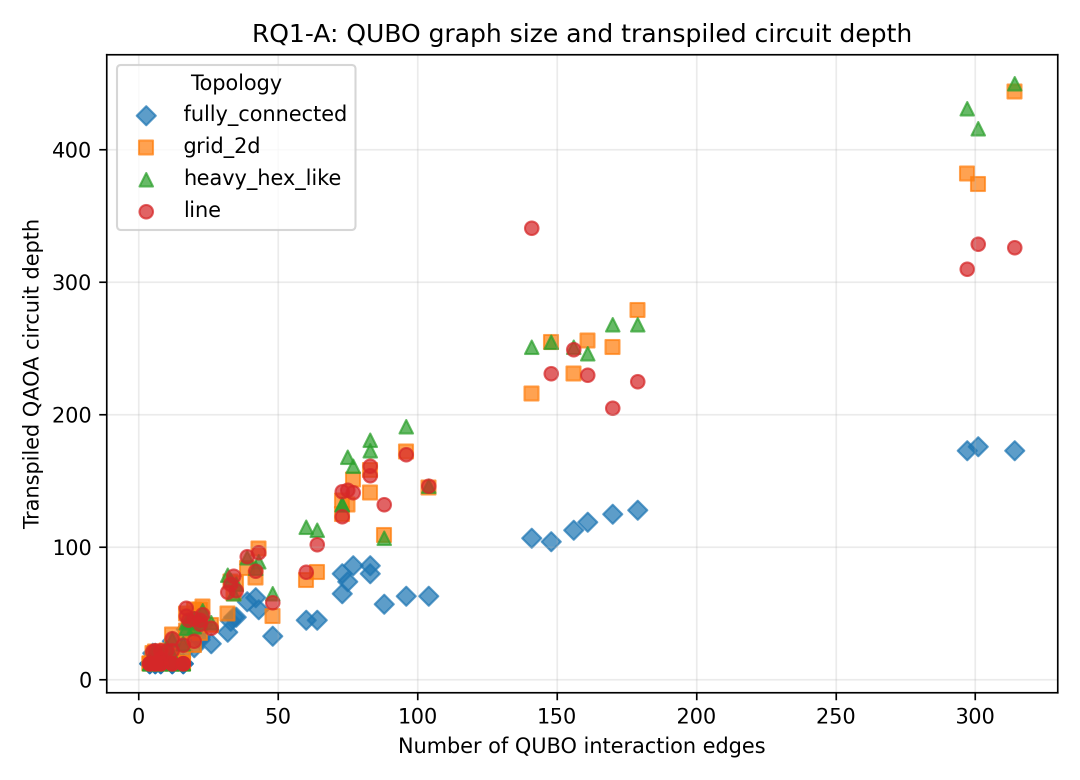
#> input picture results/rq1_extended/fig_rq1a_edges_vs_transpiled_depth.png, 2160 x 1560 px (shown at 1/2 size)
$ python make_rq1_composite_figure.py
#> lines starting #> are read from the running program, lines starting #| are printed output that depends on the picture
from pathlib import Path
from PIL import Image

ROOT = Path(__file__).resolve().parents[1]

img1_path = ROOT / "results" / "rq1_extended" / "fig_rq1a_edges_vs_transpiled_depth.png"
img2_path = ROOT / "results" / "rq1_extended" / "fig_rq1b_topology_distance_vs_swap_count.png"
out_path = ROOT / "figures" / "fig_rq1_graph_topology_complexity.png"

out_path.parent.mkdir(parents=True, exist_ok=True)

img1 = Image.open(img1_path).convert("RGB")
img2 = Image.open(img2_path).convert("RGB")
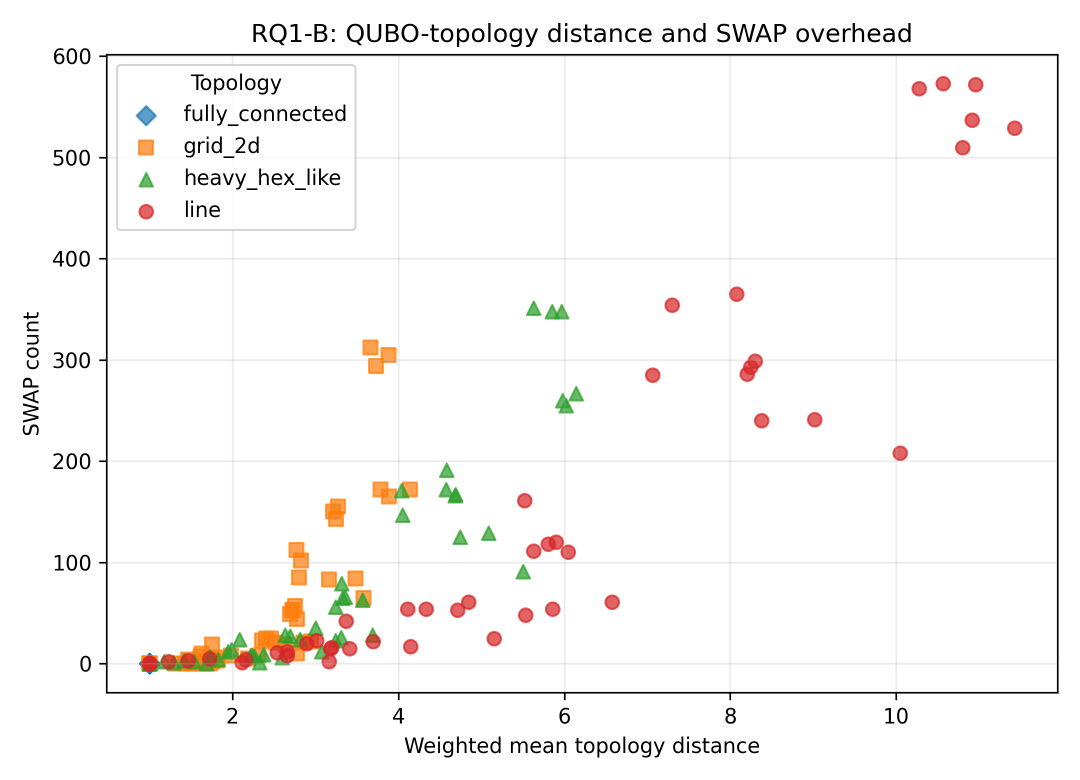
#> input picture results/rq1_extended/fig_rq1b_topology_distance_vs_swap_count.png, 2160 x 1560 px (shown at 1/2 size)

target_h = max(img1.height, img2.height)
#> target_h = 1560

def resize_to_height(img, target_h):
#> called with target_h = 1560
    new_w = int(img.width * target_h / img.height)
#> new_w = 2160
    return img.resize((new_w, target_h), Image.LANCZOS)

img1 = resize_to_height(img1, target_h)
img2 = resize_to_height(img2, target_h)

gap = 30
pad = 20

canvas_w = img1.width + img2.width + gap + 2 * pad
#> canvas_w = 4390
canvas_h = target_h + 2 * pad
#> canvas_h = 1600

canvas = Image.new("RGB", (canvas_w, canvas_h), "white")
#> canvas: PIL image 4390x1600 RGB; every value is 255
canvas.paste(img1, (pad, pad))
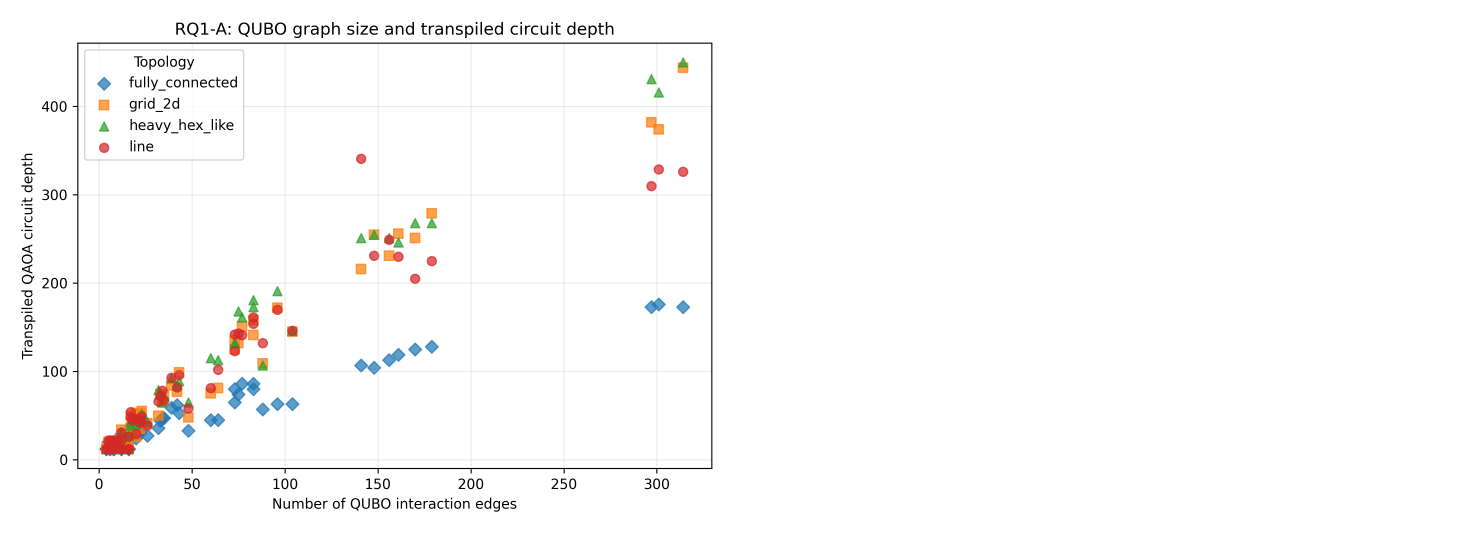
#> canvas: PIL image 4390x1600 RGB (shown at 1/3 size); mean R, G, B 251.4, 250.9, 250.6
canvas.paste(img2, (pad + img1.width + gap, pad))
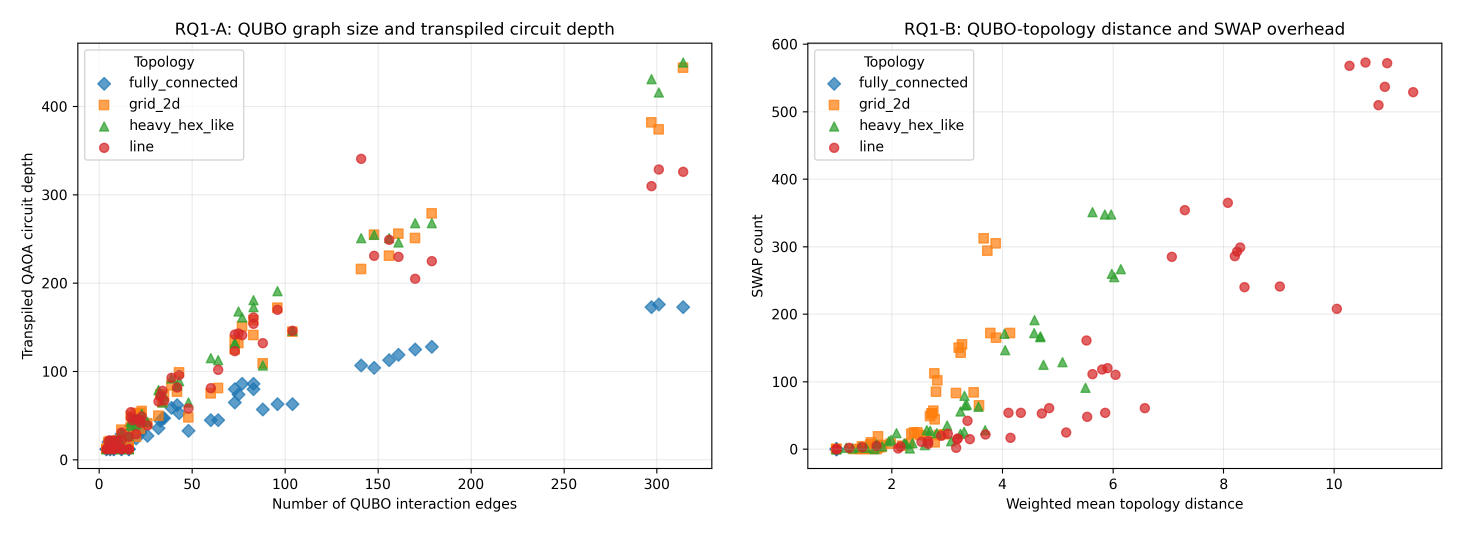
#> canvas: PIL image 4390x1600 RGB (shown at 1/3 size); mean R, G, B 248.3, 247.1, 246.3

canvas.save(out_path, dpi=(300, 300))

print(f"Saved: {out_path}")
